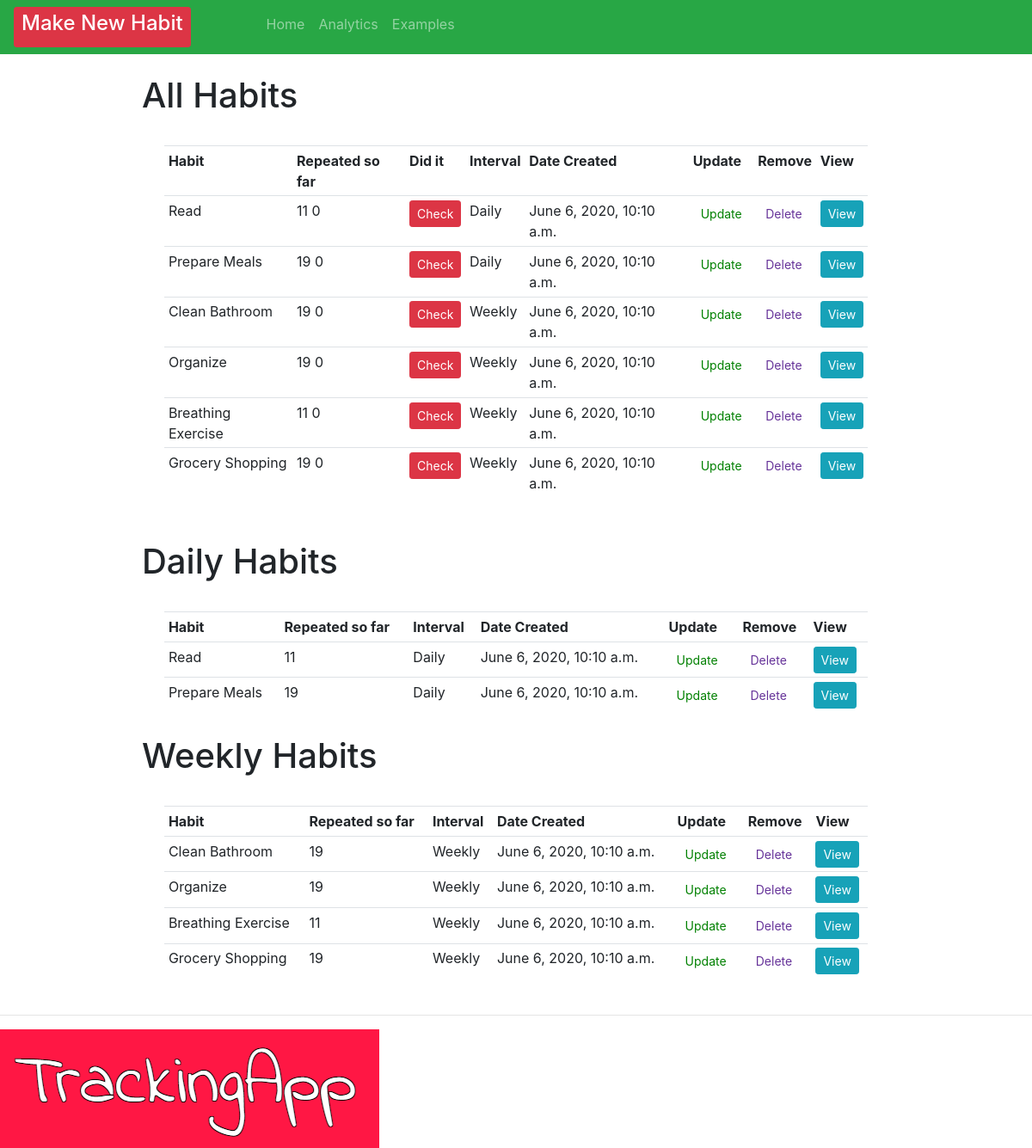
Before: / with the older database file.
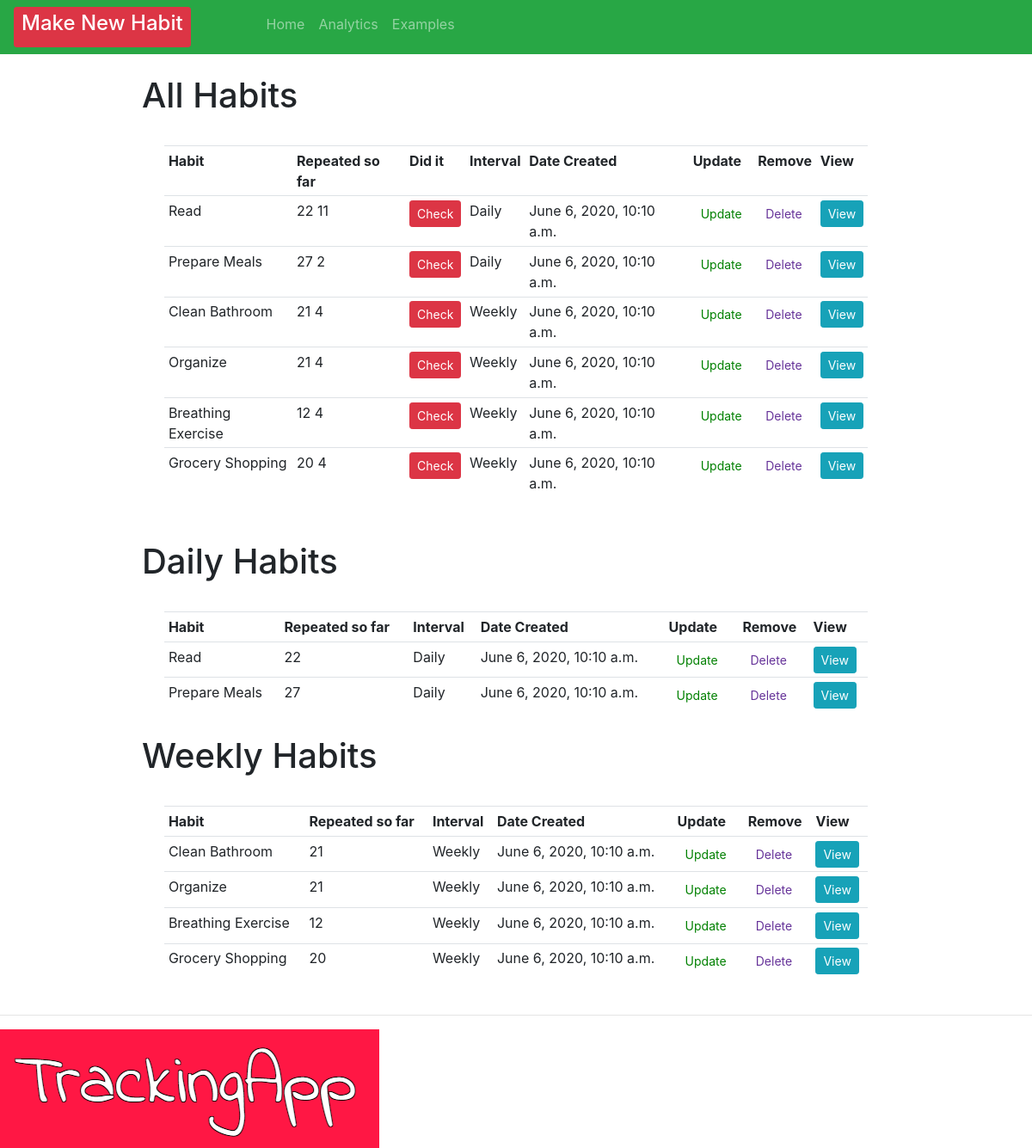
After: the same page with the newer database file.
### crm/models.py (models this page shows, shortened)
class Order(models.Model):
    INTERVAL = (
            ('Daily', 'Daily'),
            ('Weekly', 'Weekly' ),
                      )
    habit = models.CharField(max_length=200, null=True, blank=True)
    interval = models.CharField(max_length=400, null=True, choices=INTERVAL)
    checked = models.IntegerField(blank=True, default=0, null=True)
    streak = models.IntegerField(blank=True, default=0, null=True)
    created = models.DateTimeField(auto_now=True, auto_now_add=False, editable=False, null=True, blank=True)
    checkedList = models.ManyToManyField(Repeats)
    timeStamp = models.DateTimeField(auto_now=True, blank=True)
    date_created = models.DateTimeField(auto_now_add=True, null=True, editable=False, blank=True)
    dateAsString = models.CharField(max_length=200, null=True, blank=True)

### crm/views.py (the view)
# urls.py: path('', views.home, name="home" ),
def home(request):
    orders = Order.objects.all()
    total_orders = orders.count()
    dailyFilter = Order.objects.filter(interval="Daily")
    weeklyFilter = Order.objects.filter(interval="Weekly")
    context = {'orders': orders, 'total_orders': total_orders, 'dailyFilter': dailyFilter, 'weeklyFilter':weeklyFilter}
    return render(request, 'habit/dashboard.html', context)

### crm/templates/habit/dashboard.html (shortened to what this page needs)
{% extends 'habit/main.html' %}
{% block content %}
<br>
<div class="row" style="padding-left: 15%; padding-right: 15%;">
    <table style="margin: 3%" class="table table-sm">
        <h1> All Habits {{checked}} </h1>
        <tr>
            <th>Habit</th>
            <th>Repeated so far</th>
            <th>Did it</th>
            <th>Interval</th>
            <th>Date Created</th>
            <th>Update</th>
            <th>Remove</th>
            <th>View</th>
        </tr>
        {% for order in orders %}
        <tr>
            <td>
                       {{ order.habit }}
            </td>
            <td>
                {{order.checkedList.count}}
                {{order.streak}}
            </td>
            <td>
                <form action="{% url 'check_habit' order.id %}" method="POST">
                    <button type="submit" , name="post_id" , value="{{order.id}}" ,
                        class="btn btn-sm btn-danger">Check</button>
                </form>
            </td>
            <td>{{order.interval}}</td>
            <td>{{order.date_created}}</td>
            <td><a class="btn btn-sm" style="color: green;" href="{% url 'update_habit' order.id %}">Update</a></td>
            <td><a class="btn btn-sm" style="color: rebeccapurple;" href="{% url 'delete' order.id %}">Delete</a></td>
            <td><a class="btn btn-sm btn-info" href="{% url 'habit' order.id %}">View</a></td>
        </tr>
        {% endfor %}
    </table>
</div>
<br>
<div class="row" style="padding-left: 15%; padding-right: 15%;">
    <table style="margin: 3%" class="table table-sm">
        <h1> Daily Habits </h1>
        <tr>
            <th>Habit</th>
            <th>Repeated so far</th>
            <th>Interval</th>
            <th>Date Created</th>
            <th>Update</th>
            <th>Remove</th>
            <th>View</th>
        </tr>
        {% for day in dailyFilter %}
       <td>
            {{ day.habit }}
        </td>
        <td>
            {{day.checkedList.count}}
        </td>
        <td>{{day.interval}}</td>
        <td>{{day.date_created}}</td>
        <td><a class="btn btn-sm" style="color: green;" href="{% url 'update_habit' day.id %}">Update</a></td>
        <td><a class="btn btn-sm" style="color: rebeccapurple;" href="{% url 'delete' day.id %}">Delete</a></td>
        <td><a class="btn btn-sm btn-info" href="{% url 'habit' day.id %}">View</a></td>
        {% endfor %}
    </table>
</div>
<div class="row" style="padding-left: 15%; padding-right: 15%;">
    <table style="margin: 3%" class="table table-sm">
        <tr>
            <th>Habit</th>
            <th>Repeated so far</th>
            <th>Interval</th>
            <th>Date Created</th>
            <th>Update</th>
            <th>Remove</th>
            <th>View</th>
        </tr>
        <h1> Weekly Habits </h1>
        {% for week in weeklyFilter %}
        <tr>
             <td>
                {{ week.habit }}
            </td>
            <td>
                {{week.checkedList.count}}
            </td>
                      <td>{{week.interval}}</td>
            <td>{{week.date_created}}</td>
            <td><a class="btn btn-sm" style="color: green;" href="{% url 'update_habit' week.id %}">Update</a>
            </td>
            <td><a class="btn btn-sm" style="color: rebeccapurple;" href="{% url 'delete' week.id %}">Delete</a>
            </td>
            <td><a class="btn btn-sm btn-info" href="{% url 'habit' week.id %}">View</a></td>
        </tr>
        {% endfor %}
    </table>
</div>
{% endblock %}

### crm/templates/habit/main.html (shortened to what this page needs)
<!DOCTYPE html>
<html>
<head>
    <link rel="stylesheet" href="https://stackpath.bootstrapcdn.com/bootstrap/4.3.1/css/bootstrap.min.css"
>
</head>
<body>
    {% include 'habit/navbar.html' %}
    {% block content  %}
    {% endblock  %}
    {%load static%}
    <hr>
    <img src="{% static 'images/logo.png' %}">
</body>
</html>

### crm/templates/habit/navbar.html (shortened to what this page needs)
{%load static%}
<nav class="navbar navbar-expand-lg navbar-dark bg-success" >
    <div class="collapse navbar-collapse" id="navbarNav">
      <ul class="navbar-nav">
        <li>
          <div class="nav-item" style="margin-right:80px">
            <a class="btn btn-sm btn-block btn-danger" href="{% url 'create_habit' %}"><h4>Make New Habit</h4></a>
        </div>
        <li class="nav-item" >
          <a class="nav-link"  style="justify-content: flex-end;"  href="{% url 'home' %}">Home <span class="sr-only">(current)</span></a>
        </li>
        <li class="nav-item">
          <a class="nav-link" href="{% url 'analytics' %}">Analytics</a>
        </li>
        <li class="nav-item">
          <a class="nav-link" href="{% url 'examples' %}">Examples</a>
        </li>
                </li>
      </ul>
    </div>
  </nav>

Changed rows visible on the page:
changed Order "Read": checkedList.count "11" → "22"; streak "0" → "11"
changed Order "Prepare Meals": checkedList.count "19" → "27"; streak "0" → "2"
changed Order "Clean Bathroom": checkedList.count "19" → "21"; streak "0" → "4"
changed Order "Organize": checkedList.count "19" → "21"; streak "0" → "4"
changed Order "Breathing Exercise": checkedList.count "11" → "12"; streak "0" → "4"
changed Order "Grocery Shopping": checkedList.count "19" → "20"; streak "0" → "4"
